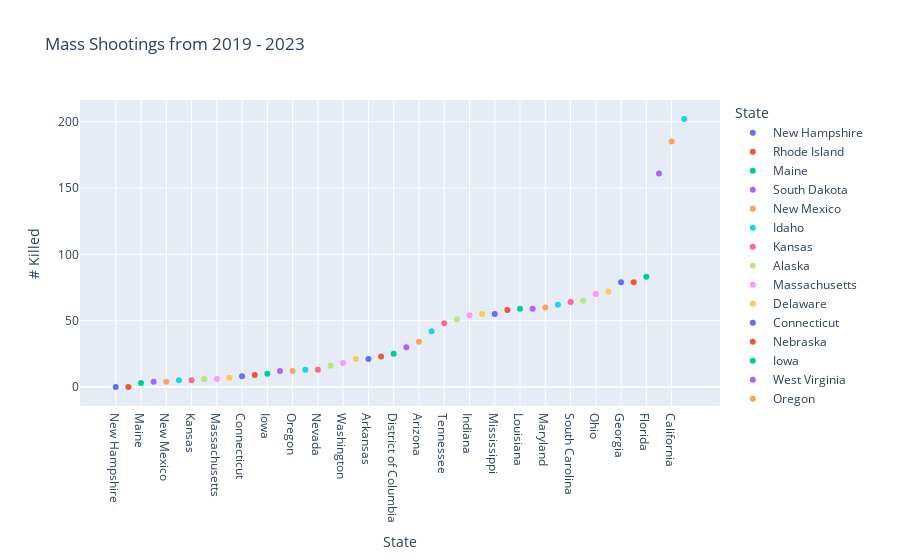

The cell this chart's notebook holds for it:
### Code cell
sum_df = sum_df.sort_values('# Killed')
hovertemplate = "# Killed: %{customdata[0]} <br># Injured: %{customdata[1]}: <br># Killed or Injured: %{customdata[2]} </br>"
plot = px.scatter(sum_df, x = 'State', y = '# Killed', color = 'State', title = 'Mass Shootings from 2019 - 2023', custom_data = ['# Killed', '# Injured', 'Killed_or_Injured'], trendline='ols')
plot.update_traces(hovertemplate = hovertemplate)
plot.show()
plot.write_html('shootings_sorted_killed.html')

### Figure 1 — Plotly figure (JSON) as saved in the notebook; plotly's stock layout.template omitted (floating-point values rounded to 4 significant figures)
{"data": [{"customdata": [[0, 4, 4]], "hovertemplate": "# Killed: %{customdata[0]} <br># Injured: %{customdata[1]}: <br># Killed or Injured: %{customdata[2]} </br>", "legendgroup": "New Hampshire", "marker": {"color": "#636efa", "symbol": "circle"}, "mode": "markers", "name": "New Hampshire", "orientation": "v", "showlegend": true, "type": "scatter", "x": ["New Hampshire"], "xaxis": "x", "y": [0], "yaxis": "y"}, {"hovertemplate": "# Killed: %{customdata[0]} <br># Injured: %{customdata[1]}: <br># Killed or Injured: %{customdata[2]} </br>", "legendgroup": "New Hampshire", "marker": {"color": "#636efa", "symbol": "circle"}, "mode": "lines", "name": "New Hampshire", "showlegend": false, "type": "scatter", "xaxis": "x", "yaxis": "y"}, {"customdata": [[0, 13, 13]], "hovertemplate": "# Killed: %{customdata[0]} <br># Injured: %{customdata[1]}: <br># Killed or Injured: %{customdata[2]} </br>", "legendgroup": "Rhode Island", "marker": {"color": "#EF553B", "symbol": "circle"}, "mode": "markers", "name": "Rhode Island", "orientation": "v", "showlegend": true, "type": "scatter", "x": ["Rhode Island"], "xaxis": "x", "y": [0], "yaxis": "y"}, {"hovertemplate": "# Killed: %{customdata[0]} <br># Injured: %{customdata[1]}: <br># Killed or Injured: %{customdata[2]} </br>", "legendgroup": "Rhode Island", "marker": {"color": "#EF553B", "symbol": "circle"}, "mode": "lines", "name": "Rhode Island", "showlegend": false, "type": "scatter", "xaxis": "x", "yaxis": "y"}, {"customdata": [[3, 1, 4]], "hovertemplate": "# Killed: %{customdata[0]} <br># Injured: %{customdata[1]}: <br># Killed or Injured: %{customdata[2]} </br>", "legendgroup": "Maine", "marker": {"color": "#00cc96", "symbol": "circle"}, "mode": "markers", "name": "Maine", "orientation": "v", "showlegend": true, "type": "scatter", "x": ["Maine"], "xaxis": "x", "y": [3], "yaxis": "y"}, {"hovertemplate": "# Killed: %{customdata[0]} <br># Injured: %{customdata[1]}: <br># Killed or Injured: %{customdata[2]} </br>", "legendgroup": "Maine", "marker": {"color": "#00cc96", "symbol": "circle"}, "mode": "lines", "name": "Maine", "showlegend": false, "type": "scatter", "xaxis": "x", "yaxis": "y"}, {"customdata": [[4, 5, 9]], "hovertemplate": "# Killed: %{customdata[0]} <br># Injured: %{customdata[1]}: <br># Killed or Injured: %{customdata[2]} </br>", "legendgroup": "South Dakota", "marker": {"color": "#ab63fa", "symbol": "circle"}, "mode": "markers", "name": "South Dakota", "orientation": "v", "showlegend": true, "type": "scatter", "x": ["South Dakota"], "xaxis": "x", "y": [4], "yaxis": "y"}, {"hovertemplate": "# Killed: %{customdata[0]} <br># Injured: %{customdata[1]}: <br># Killed or Injured: %{customdata[2]} </br>", "legendgroup": "South Dakota", "marker": {"color": "#ab63fa", "symbol": "circle"}, "mode": "lines", "name": "South Dakota", "showlegend": false, "type": "scatter", "xaxis": "x", "yaxis": "y"}, {"customdata": [[4, 32, 36]], "hovertemplate": "# Killed: %{customdata[0]} <br># Injured: %{customdata[1]}: <br># Killed or Injured: %{customdata[2]} </br>", "legendgroup": "New Mexico", "marker": {"color": "#FFA15A", "symbol": "circle"}, "mode": "markers", "name": "New Mexico", "orientation": "v", "showlegend": true, "type": "scatter", "x": ["New Mexico"], "xaxis": "x", "y": [4], "yaxis": "y"}, {"hovertemplate": "# Killed: %{customdata[0]} <br># Injured: %{customdata[1]}: <br># Killed or Injured: %{customdata[2]} </br>", "legendgroup": "New Mexico", "marker": {"color": "#FFA15A", "symbol": "circle"}, "mode": "lines", "name": "New Mexico", "showlegend": false, "type": "scatter", "xaxis": "x", "yaxis": "y"}, {"customdata": [[5, 6, 11]], "hovertemplate": "# Killed: %{customdata[0]} <br># Injured: %{customdata[1]}: <br># Killed or Injured: %{customdata[2]} </br>", "legendgroup": "Idaho", "marker": {"color": "#19d3f3", "symbol": "circle"}, "mode": "markers", "name": "Idaho", "orientation": "v", "showlegend": true, "type": "scatter", "x": ["Idaho"], "xaxis": "x", "y": [5], "yaxis": "y"}, {"hovertemplate": "# Killed: %{customdata[0]} <br># Injured: %{customdata[1]}: <br># Killed or Injured: %{customdata[2]} </br>", "legendgroup": "Idaho", "marker": {"color": "#19d3f3", "symbol": "circle"}, "mode": "lines", "name": "Idaho", "showlegend": false, "type": "scatter", "xaxis": "x", "yaxis": "y"}, {"customdata": [[5, 29, 34]], "hovertemplate": "# Killed: %{customdata[0]} <br># Injured: %{customdata[1]}: <br># Killed or Injured: %{customdata[2]} </br>", "legendgroup": "Kansas", "marker": {"color": "#FF6692", "symbol": "circle"}, "mode": "markers", "name": "Kansas", "orientation": "v", "showlegend": true, "type": "scatter", "x": ["Kansas"], "xaxis": "x", "y": [5], "yaxis": "y"}, {"hovertemplate": "# Killed: %{customdata[0]} <br># Injured: %{customdata[1]}: <br># Killed or Injured: %{customdata[2]} </br>", "legendgroup": "Kansas", "marker": {"color": "#FF6692", "symbol": "circle"}, "mode": "lines", "name": "Kansas", "showlegend": false, "type": "scatter", "xaxis": "x", "yaxis": "y"}, {"customdata": [[6, 12, 18]], "hovertemplate": "# Killed: %{customdata[0]} <br># Injured: %{customdata[1]}: <br># Killed or Injured: %{customdata[2]} </br>", "legendgroup": "Alaska", "marker": {"color": "#B6E880", "symbol": "circle"}, "mode": "markers", "name": "Alaska", "orientation": "v", "showlegend": true, "type": "scatter", "x": ["Alaska"], "xaxis": "x", "y": [6], "yaxis": "y"}, {"hovertemplate": "# Killed: %{customdata[0]} <br># Injured: %{customdata[1]}: <br># Killed or Injured: %{customdata[2]} </br>", "legendgroup": "Alaska", "marker": {"color": "#B6E880", "symbol": "circle"}, "mode": "lines", "name": "Alaska", "showlegend": false, "type": "scatter", "xaxis": "x", "yaxis": "y"}, {"customdata": [[6, 65, 71]], "hovertemplate": "# Killed: %{customdata[0]} <br># Injured: %{customdata[1]}: <br># Killed or Injured: %{customdata[2]} </br>", "legendgroup": "Massachusetts", "marker": {"color": "#FF97FF", "symbol": "circle"}, "mode": "markers", "name": "Massachusetts", "orientation": "v", "showlegend": true, "type": "scatter", "x": ["Massachusetts"], "xaxis": "x", "y": [6], "yaxis": "y"}, {"hovertemplate": "# Killed: %{customdata[0]} <br># Injured: %{customdata[1]}: <br># Killed or Injured: %{customdata[2]} </br>", "legendgroup": "Massachusetts", "marker": {"color": "#FF97FF", "symbol": "circle"}, "mode": "lines", "name": "Massachusetts", "showlegend": false, "type": "scatter", "xaxis": "x", "yaxis": "y"}, {"customdata": [[7, 44, 51]], "hovertemplate": "# Killed: %{customdata[0]} <br># Injured: %{customdata[1]}: <br># Killed or Injured: %{customdata[2]} </br>", "legendgroup": "Delaware", "marker": {"color": "#FECB52", "symbol": "circle"}, "mode": "markers", "name": "Delaware", "orientation": "v", "showlegend": true, "type": "scatter", "x": ["Delaware"], "xaxis": "x", "y": [7], "yaxis": "y"}, {"hovertemplate": "# Killed: %{customdata[0]} <br># Injured: %{customdata[1]}: <br># Killed or Injured: %{customdata[2]} </br>", "legendgroup": "Delaware", "marker": {"color": "#FECB52", "symbol": "circle"}, "mode": "lines", "name": "Delaware", "showlegend": false, "type": "scatter", "xaxis": "x", "yaxis": "y"}, {"customdata": [[8, 46, 54]], "hovertemplate": "# Killed: %{customdata[0]} <br># Injured: %{customdata[1]}: <br># Killed or Injured: %{customdata[2]} </br>", "legendgroup": "Connecticut", "marker": {"color": "#636efa", "symbol": "circle"}, "mode": "markers", "name": "Connecticut", "orientation": "v", "showlegend": true, "type": "scatter", "x": ["Connecticut"], "xaxis": "x", "y": [8], "yaxis": "y"}, {"hovertemplate": "# Killed: %{customdata[0]} <br># Injured: %{customdata[1]}: <br># Killed or Injured: %{customdata[2]} </br>", "legendgroup": "Connecticut", "marker": {"color": "#636efa", "symbol": "circle"}, "mode": "lines", "name": "Connecticut", "showlegend": false, "type": "scatter", "xaxis": "x", "yaxis": "y"}, {"customdata": [[9, 32, 41]], "hovertemplate": "# Killed: %{customdata[0]} <br># Injured: %{customdata[1]}: <br># Killed or Injured: %{customdata[2]} </br>", "legendgroup": "Nebraska", "marker": {"color": "#EF553B", "symbol": "circle"}, "mode": "markers", "name": "Nebraska", "orientation": "v", "showlegend": true, "type": "scatter", "x": ["Nebraska"], "xaxis": "x", "y": [9], "yaxis": "y"}, {"hovertemplate": "# Killed: %{customdata[0]} <br># Injured: %{customdata[1]}: <br># Killed or Injured: %{customdata[2]} </br>", "legendgroup": "Nebraska", "marker": {"color": "#EF553B", "symbol": "circle"}, "mode": "lines", "name": "Nebraska", "showlegend": false, "type": "scatter", "xaxis": "x", "yaxis": "y"}, {"customdata": [[10, 54, 64]], "hovertemplate": "# Killed: %{customdata[0]} <br># Injured: %{customdata[1]}: <br># Killed or Injured: %{customdata[2]} </br>", "legendgroup": "Iowa", "marker": {"color": "#00cc96", "symbol": "circle"}, "mode": "markers", "name": "Iowa", "orientation": "v", "showlegend": true, "type": "scatter", "x": ["Iowa"], "xaxis": "x", "y": [10], "yaxis": "y"}, {"hovertemplate": "# Killed: %{customdata[0]} <br># Injured: %{customdata[1]}: <br># Killed or Injured: %{customdata[2]} </br>", "legendgroup": "Iowa", "marker": {"color": "#00cc96", "symbol": "circle"}, "mode": "lines", "name": "Iowa", "showlegend": false, "type": "scatter", "xaxis": "x", "yaxis": "y"}, {"customdata": [[12, 9, 21]], "hovertemplate": "# Killed: %{customdata[0]} <br># Injured: %{customdata[1]}: <br># Killed or Injured: %{customdata[2]} </br>", "legendgroup": "West Virginia", "marker": {"color": "#ab63fa", "symbol": "circle"}, "mode": "markers", "name": "West Virginia", "orientation": "v", "showlegend": true, "type": "scatter", "x": ["West Virginia"], "xaxis": "x", "y": [12], "yaxis": "y"}, {"hovertemplate": "# Killed: %{customdata[0]} <br># Injured: %{customdata[1]}: <br># Killed or Injured: %{customdata[2]} </br>", "legendgroup": "West Virginia", "marker": {"color": "#ab63fa", "symbol": "circle"}, "mode": "lines", "name": "West Virginia", "showlegend": false, "type": "scatter", "xaxis": "x", "yaxis": "y"}, {"customdata": [[12, 63, 75]], "hovertemplate": "# Killed: %{customdata[0]} <br># Injured: %{customdata[1]}: <br># Killed or Injured: %{customdata[2]} </br>", "legendgroup": "Oregon", "marker": {"color": "#FFA15A", "symbol": "circle"}, "mode": "markers", "name": "Oregon", "orientation": "v", "showlegend": true, "type": "scatter", "x": ["Oregon"], "xaxis": "x", "y": [12], "yaxis": "y"}, {"hovertemplate": "# Killed: %{customdata[0]} <br># Injured: %{customdata[1]}: <br># Killed or Injured: %{customdata[2]} </br>", "legendgroup": "Oregon", "marker": {"color": "#FFA15A", "symbol": "circle"}, "mode": "lines", "name": "Oregon", "showlegend": false, "type": "scatter", "xaxis": "x", "yaxis": "y"}, {"customdata": [[13, 5, 18]], "hovertemplate": "# Killed: %{customdata[0]} <br># Injured: %{customdata[1]}: <br># Killed or Injured: %{customdata[2]} </br>", "legendgroup": "Utah", "marker": {"color": "#19d3f3", "symbol": "circle"}, "mode": "markers", "name": "Utah", "orientation": "v", "showlegend": true, "type": "scatter", "x": ["Utah"], "xaxis": "x", "y": [13], "yaxis": "y"}, {"hovertemplate": "# Killed: %{customdata[0]} <br># Injured: %{customdata[1]}: <br># Killed or Injured: %{customdata[2]} </br>", "legendgroup": "Utah", "marker": {"color": "#19d3f3", "symbol": "circle"}, "mode": "lines", "name": "Utah", "showlegend": false, "type": "scatter", "xaxis": "x", "yaxis": "y"}, {"customdata": [[13, 73, 86]], "hovertemplate": "# Killed: %{customdata[0]} <br># Injured: %{customdata[1]}: <br># Killed or Injured: %{customdata[2]} </br>", "legendgroup": "Nevada", "marker": {"color": "#FF6692", "symbol": "circle"}, "mode": "markers", "name": "Nevada", "orientation": "v", "showlegend": true, "type": "scatter", "x": ["Nevada"], "xaxis": "x", "y": [13], "yaxis": "y"}, {"hovertemplate": "# Killed: %{customdata[0]} <br># Injured: %{customdata[1]}: <br># Killed or Injured: %{customdata[2]} </br>", "legendgroup": "Nevada", "marker": {"color": "#FF6692", "symbol": "circle"}, "mode": "lines", "name": "Nevada", "showlegend": false, "type": "scatter", "xaxis": "x", "yaxis": "y"}, {"customdata": [[16, 98, 114]], "hovertemplate": "# Killed: %{customdata[0]} <br># Injured: %{customdata[1]}: <br># Killed or Injured: %{customdata[2]} </br>", "legendgroup": "Kentucky", "marker": {"color": "#B6E880", "symbol": "circle"}, "mode": "markers", "name": "Kentucky", "orientation": "v", "showlegend": true, "type": "scatter", "x": ["Kentucky"], "xaxis": "x", "y": [16], "yaxis": "y"}, {"hovertemplate": "# Killed: %{customdata[0]} <br># Injured: %{customdata[1]}: <br># Killed or Injured: %{customdata[2]} </br>", "legendgroup": "Kentucky", "marker": {"color": "#B6E880", "symbol": "circle"}, "mode": "lines", "name": "Kentucky", "showlegend": false, "type": "scatter", "xaxis": "x", "yaxis": "y"}, {"customdata": [[18, 93, 111]], "hovertemplate": "# Killed: %{customdata[0]} <br># Injured: %{customdata[1]}: <br># Killed or Injured: %{customdata[2]} </br>", "legendgroup": "Washington", "marker": {"color": "#FF97FF", "symbol": "circle"}, "mode": "markers", "name": "Washington", "orientation": "v", "showlegend": true, "type": "scatter", "x": ["Washington"], "xaxis": "x", "y": [18], "yaxis": "y"}, {"hovertemplate": "# Killed: %{customdata[0]} <br># Injured: %{customdata[1]}: <br># Killed or Injured: %{customdata[2]} </br>", "legendgroup": "Washington", "marker": {"color": "#FF97FF", "symbol": "circle"}, "mode": "lines", "name": "Washington", "showlegend": false, "type": "scatter", "xaxis": "x", "yaxis": "y"}, {"customdata": [[21, 157, 178]], "hovertemplate": "# Killed: %{customdata[0]} <br># Injured: %{customdata[1]}: <br># Killed or Injured: %{customdata[2]} </br>", "legendgroup": "New Jersey", "marker": {"color": "#FECB52", "symbol": "circle"}, "mode": "markers", "name": "New Jersey", "orientation": "v", "showlegend": true, "type": "scatter", "x": ["New Jersey"], "xaxis": "x", "y": [21], "yaxis": "y"}, {"hovertemplate": "# Killed: %{customdata[0]} <br># Injured: %{customdata[1]}: <br># Killed or Injured: %{customdata[2]} </br>", "legendgroup": "New Jersey", "marker": {"color": "#FECB52", "symbol": "circle"}, "mode": "lines", "name": "New Jersey", "showlegend": false, "type": "scatter", "xaxis": "x", "yaxis": "y"}, {"customdata": [[21, 110, 131]], "hovertemplate": "# Killed: %{customdata[0]} <br># Injured: %{customdata[1]}: <br># Killed or Injured: %{customdata[2]} </br>", "legendgroup": "Arkansas", "marker": {"color": "#636efa", "symbol": "circle"}, "mode": "markers", "name": "Arkansas", "orientation": "v", "showlegend": true, "type": "scatter", "x": ["Arkansas"], "xaxis": "x", "y": [21], "yaxis": "y"}, {"hovertemplate": "# Killed: %{customdata[0]} <br># Injured: %{customdata[1]}: <br># Killed or Injured: %{customdata[2]} </br>", "legendgroup": "Arkansas", "marker": {"color": "#636efa", "symbol": "circle"}, "mode": "lines", "name": "Arkansas", "showlegend": false, "type": "scatter", "xaxis": "x", "yaxis": "y"}, {"customdata": [[23, 149, 172]], "hovertemplate": "# Killed: %{customdata[0]} <br># Injured: %{customdata[1]}: <br># Killed or Injured: %{customdata[2]} </br>", "legendgroup": "Minnesota", "marker": {"color": "#EF553B", "symbol": "circle"}, "mode": "markers", "name": "Minnesota", "orientation": "v", "showlegend": true, "type": "scatter", "x": ["Minnesota"], "xaxis": "x", "y": [23], "yaxis": "y"}, {"hovertemplate": "# Killed: %{customdata[0]} <br># Injured: %{customdata[1]}: <br># Killed or Injured: %{customdata[2]} </br>", "legendgroup": "Minnesota", "marker": {"color": "#EF553B", "symbol": "circle"}, "mode": "lines", "name": "Minnesota", "showlegend": false, "type": "scatter", "xaxis": "x", "yaxis": "y"}, {"customdata": [[25, 158, 183]], "hovertemplate": "# Killed: %{customdata[0]} <br># Injured: %{customdata[1]}: <br># Killed or Injured: %{customdata[2]} </br>", "legendgroup": "District of Columbia", "marker": {"color": "#00cc96", "symbol": "circle"}, "mode": "markers", "name": "District of Columbia", "orientation": "v", "showlegend": true, "type": "scatter", "x": ["District of Columbia"], "xaxis": "x", "y": [25], "yaxis": "y"}, {"hovertemplate": "# Killed: %{customdata[0]} <br># Injured: %{customdata[1]}: <br># Killed or Injured: %{customdata[2]} </br>", "legendgroup": "District of Columbia", "marker": {"color": "#00cc96", "symbol": "circle"}, "mode": "lines", "name": "District of Columbia", "showlegend": false, "type": "scatter", "xaxis": "x", "yaxis": "y"}, {"customdata": [[30, 31, 61]], "hovertemplate": "# Killed: %{customdata[0]} <br># Injured: %{customdata[1]}: <br># Killed or Injured: %{customdata[2]} </br>", "legendgroup": "Oklahoma", "marker": {"color": "#ab63fa", "symbol": "circle"}, "mode": "markers", "name": "Oklahoma", "orientation": "v", "showlegend": true, "type": "scatter", "x": ["Oklahoma"], "xaxis": "x", "y": [30], "yaxis": "y"}, {"hovertemplate": "# Killed: %{customdata[0]} <br># Injured: %{customdata[1]}: <br># Killed or Injured: %{customdata[2]} </br>", "legendgroup": "Oklahoma", "marker": {"color": "#ab63fa", "symbol": "circle"}, "mode": "lines", "name": "Oklahoma", "showlegend": false, "type": "scatter", "xaxis": "x", "yaxis": "y"}, {"customdata": [[34, 110, 144]], "hovertemplate": "# Killed: %{customdata[0]} <br># Injured: %{customdata[1]}: <br># Killed or Injured: %{customdata[2]} </br>", "legendgroup": "Arizona", "marker": {"color": "#FFA15A", "symbol": "circle"}, "mode": "markers", "name": "Arizona", "orientation": "v", "showlegend": true, "type": "scatter", "x": ["Arizona"], "xaxis": "x", "y": [34], "yaxis": "y"}, {"hovertemplate": "# Killed: %{customdata[0]} <br># Injured: %{customdata[1]}: <br># Killed or Injured: %{customdata[2]} </br>", "legendgroup": "Arizona", "marker": {"color": "#FFA15A", "symbol": "circle"}, "mode": "lines", "name": "Arizona", "showlegend": false, "type": "scatter", "xaxis": "x", "yaxis": "y"}, {"customdata": [[42, 152, 194]], "hovertemplate": "# Killed: %{customdata[0]} <br># Injured: %{customdata[1]}: <br># Killed or Injured: %{customdata[2]} </br>", "legendgroup": "Wisconsin", "marker": {"color": "#19d3f3", "symbol": "circle"}, "mode": "markers", "name": "Wisconsin", "orientation": "v", "showlegend": true, "type": "scatter", "x": ["Wisconsin"], "xaxis": "x", "y": [42], "yaxis": "y"}, {"hovertemplate": "# Killed: %{customdata[0]} <br># Injured: %{customdata[1]}: <br># Killed or Injured: %{customdata[2]} </br>", "legendgroup": "Wisconsin", "marker": {"color": "#19d3f3", "symbol": "circle"}, "mode": "lines", "name": "Wisconsin", "showlegend": false, "type": "scatter", "xaxis": "x", "yaxis": "y"}, {"customdata": [[48, 215, 263]], "hovertemplate": "# Killed: %{customdata[0]} <br># Injured: %{customdata[1]}: <br># Killed or Injured: %{customdata[2]} </br>", "legendgroup": "Tennessee", "marker": {"color": "#FF6692", "symbol": "circle"}, "mode": "markers", "name": "Tennessee", "orientation": "v", "showlegend": true, "type": "scatter", "x": ["Tennessee"], "xaxis": "x", "y": [48], "yaxis": "y"}, {"hovertemplate": "# Killed: %{customdata[0]} <br># Injured: %{customdata[1]}: <br># Killed or Injured: %{customdata[2]} </br>", "legendgroup": "Tennessee", "marker": {"color": "#FF6692", "symbol": "circle"}, "mode": "lines", "name": "Tennessee", "showlegend": false, "type": "scatter", "xaxis": "x", "yaxis": "y"}, {"customdata": [[51, 200, 251]], "hovertemplate": "# Killed: %{customdata[0]} <br># Injured: %{customdata[1]}: <br># Killed or Injured: %{customdata[2]} </br>", "legendgroup": "Alabama", "marker": {"color": "#B6E880", "symbol": "circle"}, "mode": "markers", "name": "Alabama", "orientation": "v", "showlegend": true, "type": "scatter", "x": ["Alabama"], "xaxis": "x", "y": [51], "yaxis": "y"}, {"hovertemplate": "# Killed: %{customdata[0]} <br># Injured: %{customdata[1]}: <br># Killed or Injured: %{customdata[2]} </br>", "legendgroup": "Alabama", "marker": {"color": "#B6E880", "symbol": "circle"}, "mode": "lines", "name": "Alabama", "showlegend": false, "type": "scatter", "xaxis": "x", "yaxis": "y"}, {"customdata": [[54, 131, 185]], "hovertemplate": "# Killed: %{customdata[0]} <br># Injured: %{customdata[1]}: <br># Killed or Injured: %{customdata[2]} </br>", "legendgroup": "Indiana", "marker": {"color": "#FF97FF", "symbol": "circle"}, "mode": "markers", "name": "Indiana", "orientation": "v", "showlegend": true, "type": "scatter", "x": ["Indiana"], "xaxis": "x", "y": [54], "yaxis": "y"}, {"hovertemplate": "# Killed: %{customdata[0]} <br># Injured: %{customdata[1]}: <br># Killed or Injured: %{customdata[2]} </br>", "legendgroup": "Indiana", "marker": {"color": "#FF97FF", "symbol": "circle"}, "mode": "lines", "name": "Indiana", "showlegend": false, "type": "scatter", "xaxis": "x", "yaxis": "y"}, {"customdata": [[55, 221, 276]], "hovertemplate": "# Killed: %{customdata[0]} <br># Injured: %{customdata[1]}: <br># Killed or Injured: %{customdata[2]} </br>", "legendgroup": "Missouri", "marker": {"color": "#FECB52", "symbol": "circle"}, "mode": "markers", "name": "Missouri", "orientation": "v", "showlegend": true, "type": "scatter", "x": ["Missouri"], "xaxis": "x", "y": [55], "yaxis": "y"}, {"hovertemplate": "# Killed: %{customdata[0]} <br># Injured: %{customdata[1]}: <br># Killed or Injured: %{customdata[2]} </br>", "legendgroup": "Missouri", "marker": {"color": "#FECB52", "symbol": "circle"}, "mode": "lines", "name": "Missouri", "showlegend": false, "type": "scatter", "xaxis": "x", "yaxis": "y"}, {"customdata": [[55, 179, 234]], "hovertemplate": "# Killed: %{customdata[0]} <br># Injured: %{customdata[1]}: <br># Killed or Injured: %{customdata[2]} </br>", "legendgroup": "Mississippi", "marker": {"color": "#636efa", "symbol": "circle"}, "mode": "markers", "name": "Mississippi", "orientation": "v", "showlegend": true, "type": "scatter", "x": ["Mississippi"], "xaxis": "x", "y": [55], "yaxis": "y"}, {"hovertemplate": "# Killed: %{customdata[0]} <br># Injured: %{customdata[1]}: <br># Killed or Injured: %{customdata[2]} </br>", "legendgroup": "Mississippi", "marker": {"color": "#636efa", "symbol": "circle"}, "mode": "lines", "name": "Mississippi", "showlegend": false, "type": "scatter", "xaxis": "x", "yaxis": "y"}, {"customdata": [[58, 188, 246]], "hovertemplate": "# Killed: %{customdata[0]} <br># Injured: %{customdata[1]}: <br># Killed or Injured: %{customdata[2]} </br>", "legendgroup": "Virginia", "marker": {"color": "#EF553B", "symbol": "circle"}, "mode": "markers", "name": "Virginia", "orientation": "v", "showlegend": true, "type": "scatter", "x": ["Virginia"], "xaxis": "x", "y": [58], "yaxis": "y"}, {"hovertemplate": "# Killed: %{customdata[0]} <br># Injured: %{customdata[1]}: <br># Killed or Injured: %{customdata[2]} </br>", "legendgroup": "Virginia", "marker": {"color": "#EF553B", "symbol": "circle"}, "mode": "lines", "name": "Virginia", "showlegend": false, "type": "scatter", "xaxis": "x", "yaxis": "y"}, {"customdata": [[59, 424, 483]], "hovertemplate": "# Killed: %{customdata[0]} <br># Injured: %{customdata[1]}: <br># Killed or Injured: %{customdata[2]} </br>", "legendgroup": "Louisiana", "marker": {"color": "#00cc96", "symbol": "circle"}, "mode": "markers", "name": "Louisiana", "orientation": "v", "showlegend": true, "type": "scatter", "x": ["Louisiana"], "xaxis": "x", "y": [59], "yaxis": "y"}, {"hovertemplate": "# Killed: %{customdata[0]} <br># Injured: %{customdata[1]}: <br># Killed or Injured: %{customdata[2]} </br>", "legendgroup": "Louisiana", "marker": {"color": "#00cc96", "symbol": "circle"}, "mode": "lines", "name": "Louisiana", "showlegend": false, "type": "scatter", "xaxis": "x", "yaxis": "y"}, {"customdata": [[59, 461, 520]], "hovertemplate": "# Killed: %{customdata[0]} <br># Injured: %{customdata[1]}: <br># Killed or Injured: %{customdata[2]} </br>", "legendgroup": "New York", "marker": {"color": "#ab63fa", "symbol": "circle"}, "mode": "markers", "name": "New York", "orientation": "v", "showlegend": true, "type": "scatter", "x": ["New York"], "xaxis": "x", "y": [59], "yaxis": "y"}, {"hovertemplate": "# Killed: %{customdata[0]} <br># Injured: %{customdata[1]}: <br># Killed or Injured: %{customdata[2]} </br>", "legendgroup": "New York", "marker": {"color": "#ab63fa", "symbol": "circle"}, "mode": "lines", "name": "New York", "showlegend": false, "type": "scatter", "xaxis": "x", "yaxis": "y"}, {"customdata": [[60, 217, 277]], "hovertemplate": "# Killed: %{customdata[0]} <br># Injured: %{customdata[1]}: <br># Killed or Injured: %{customdata[2]} </br>", "legendgroup": "Maryland", "marker": {"color": "#FFA15A", "symbol": "circle"}, "mode": "markers", "name": "Maryland", "orientation": "v", "showlegend": true, "type": "scatter", "x": ["Maryland"], "xaxis": "x", "y": [60], "yaxis": "y"}, {"hovertemplate": "# Killed: %{customdata[0]} <br># Injured: %{customdata[1]}: <br># Killed or Injured: %{customdata[2]} </br>", "legendgroup": "Maryland", "marker": {"color": "#FFA15A", "symbol": "circle"}, "mode": "lines", "name": "Maryland", "showlegend": false, "type": "scatter", "xaxis": "x", "yaxis": "y"}, {"customdata": [[62, 154, 216]], "hovertemplate": "# Killed: %{customdata[0]} <br># Injured: %{customdata[1]}: <br># Killed or Injured: %{customdata[2]} </br>", "legendgroup": "Colorado", "marker": {"color": "#19d3f3", "symbol": "circle"}, "mode": "markers", "name": "Colorado", "orientation": "v", "showlegend": true, "type": "scatter", "x": ["Colorado"], "xaxis": "x", "y": [62], "yaxis": "y"}, {"hovertemplate": "# Killed: %{customdata[0]} <br># Injured: %{customdata[1]}: <br># Killed or Injured: %{customdata[2]} </br>", "legendgroup": "Colorado", "marker": {"color": "#19d3f3", "symbol": "circle"}, "mode": "lines", "name": "Colorado", "showlegend": false, "type": "scatter", "xaxis": "x", "yaxis": "y"}, {"customdata": [[64, 266, 330]], "hovertemplate": "# Killed: %{customdata[0]} <br># Injured: %{customdata[1]}: <br># Killed or Injured: %{customdata[2]} </br>", "legendgroup": "South Carolina", "marker": {"color": "#FF6692", "symbol": "circle"}, "mode": "markers", "name": "South Carolina", "orientation": "v", "showlegend": true, "type": "scatter", "x": ["South Carolina"], "xaxis": "x", "y": [64], "yaxis": "y"}, {"hovertemplate": "# Killed: %{customdata[0]} <br># Injured: %{customdata[1]}: <br># Killed or Injured: %{customdata[2]} </br>", "legendgroup": "South Carolina", "marker": {"color": "#FF6692", "symbol": "circle"}, "mode": "lines", "name": "South Carolina", "showlegend": false, "type": "scatter", "xaxis": "x", "yaxis": "y"}, {"customdata": [[65, 437, 502]], "hovertemplate": "# Killed: %{customdata[0]} <br># Injured: %{customdata[1]}: <br># Killed or Injured: %{customdata[2]} </br>", "legendgroup": "Pennsylvania", "marker": {"color": "#B6E880", "symbol": "circle"}, "mode": "markers", "name": "Pennsylvania", "orientation": "v", "showlegend": true, "type": "scatter", "x": ["Pennsylvania"], "xaxis": "x", "y": [65], "yaxis": "y"}, {"hovertemplate": "# Killed: %{customdata[0]} <br># Injured: %{customdata[1]}: <br># Killed or Injured: %{customdata[2]} </br>", "legendgroup": "Pennsylvania", "marker": {"color": "#B6E880", "symbol": "circle"}, "mode": "lines", "name": "Pennsylvania", "showlegend": false, "type": "scatter", "xaxis": "x", "yaxis": "y"}, {"customdata": [[70, 337, 407]], "hovertemplate": "# Killed: %{customdata[0]} <br># Injured: %{customdata[1]}: <br># Killed or Injured: %{customdata[2]} </br>", "legendgroup": "Ohio", "marker": {"color": "#FF97FF", "symbol": "circle"}, "mode": "markers", "name": "Ohio", "orientation": "v", "showlegend": true, "type": "scatter", "x": ["Ohio"], "xaxis": "x", "y": [70], "yaxis": "y"}, {"hovertemplate": "# Killed: %{customdata[0]} <br># Injured: %{customdata[1]}: <br># Killed or Injured: %{customdata[2]} </br>", "legendgroup": "Ohio", "marker": {"color": "#FF97FF", "symbol": "circle"}, "mode": "lines", "name": "Ohio", "showlegend": false, "type": "scatter", "xaxis": "x", "yaxis": "y"}, {"customdata": [[72, 268, 340]], "hovertemplate": "# Killed: %{customdata[0]} <br># Injured: %{customdata[1]}: <br># Killed or Injured: %{customdata[2]} </br>", "legendgroup": "Michigan", "marker": {"color": "#FECB52", "symbol": "circle"}, "mode": "markers", "name": "Michigan", "orientation": "v", "showlegend": true, "type": "scatter", "x": ["Michigan"], "xaxis": "x", "y": [72], "yaxis": "y"}, {"hovertemplate": "# Killed: %{customdata[0]} <br># Injured: %{customdata[1]}: <br># Killed or Injured: %{customdata[2]} </br>", "legendgroup": "Michigan", "marker": {"color": "#FECB52", "symbol": "circle"}, "mode": "lines", "name": "Michigan", "showlegend": false, "type": "scatter", "xaxis": "x", "yaxis": "y"}, {"customdata": [[79, 277, 356]], "hovertemplate": "# Killed: %{customdata[0]} <br># Injured: %{customdata[1]}: <br># Killed or Injured: %{customdata[2]} </br>", "legendgroup": "Georgia", "marker": {"color": "#636efa", "symbol": "circle"}, "mode": "markers", "name": "Georgia", "orientation": "v", "showlegend": true, "type": "scatter", "x": ["Georgia"], "xaxis": "x", "y": [79], "yaxis": "y"}, {"hovertemplate": "# Killed: %{customdata[0]} <br># Injured: %{customdata[1]}: <br># Killed or Injured: %{customdata[2]} </br>", "legendgroup": "Georgia", "marker": {"color": "#636efa", "symbol": "circle"}, "mode": "lines", "name": "Georgia", "showlegend": false, "type": "scatter", "xaxis": "x", "yaxis": "y"}, {"customdata": [[79, 248, 327]], "hovertemplate": "# Killed: %{customdata[0]} <br># Injured: %{customdata[1]}: <br># Killed or Injured: %{customdata[2]} </br>", "legendgroup": "North Carolina", "marker": {"color": "#EF553B", "symbol": "circle"}, "mode": "markers", "name": "North Carolina", "orientation": "v", "showlegend": true, "type": "scatter", "x": ["North Carolina"], "xaxis": "x", "y": [79], "yaxis": "y"}, {"hovertemplate": "# Killed: %{customdata[0]} <br># Injured: %{customdata[1]}: <br># Killed or Injured: %{customdata[2]} </br>", "legendgroup": "North Carolina", "marker": {"color": "#EF553B", "symbol": "circle"}, "mode": "lines", "name": "North Carolina", "showlegend": false, "type": "scatter", "xaxis": "x", "yaxis": "y"}, {"customdata": [[83, 463, 546]], "hovertemplate": "# Killed: %{customdata[0]} <br># Injured: %{customdata[1]}: <br># Killed or Injured: %{customdata[2]} </br>", "legendgroup": "Florida", "marker": {"color": "#00cc96", "symbol": "circle"}, "mode": "markers", "name": "Florida", "orientation": "v", "showlegend": true, "type": "scatter", "x": ["Florida"], "xaxis": "x", "y": [83], "yaxis": "y"}, {"hovertemplate": "# Killed: %{customdata[0]} <br># Injured: %{customdata[1]}: <br># Killed or Injured: %{customdata[2]} </br>", "legendgroup": "Florida", "marker": {"color": "#00cc96", "symbol": "circle"}, "mode": "lines", "name": "Florida", "showlegend": false, "type": "scatter", "xaxis": "x", "yaxis": "y"}, {"customdata": [[161, 955, 1116]], "hovertemplate": "# Killed: %{customdata[0]} <br># Injured: %{customdata[1]}: <br># Killed or Injured: %{customdata[2]} </br>", "legendgroup": "Illinois", "marker": {"color": "#ab63fa", "symbol": "circle"}, "mode": "markers", "name": "Illinois", "orientation": "v", "showlegend": true, "type": "scatter", "x": ["Illinois"], "xaxis": "x", "y": [161], "yaxis": "y"}, {"hovertemplate": "# Killed: %{customdata[0]} <br># Injured: %{customdata[1]}: <br># Killed or Injured: %{customdata[2]} </br>", "legendgroup": "Illinois", "marker": {"color": "#ab63fa", "symbol": "circle"}, "mode": "lines", "name": "Illinois", "showlegend": false, "type": "scatter", "xaxis": "x", "yaxis": "y"}, {"customdata": [[185, 531, 716]], "hovertemplate": "# Killed: %{customdata[0]} <br># Injured: %{customdata[1]}: <br># Killed or Injured: %{customdata[2]} </br>", "legendgroup": "California", "marker": {"color": "#FFA15A", "symbol": "circle"}, "mode": "markers", "name": "California", "orientation": "v", "showlegend": true, "type": "scatter", "x": ["California"], "xaxis": "x", "y": [185], "yaxis": "y"}, {"hovertemplate": "# Killed: %{customdata[0]} <br># Injured: %{customdata[1]}: <br># Killed or Injured: %{customdata[2]} </br>", "legendgroup": "California", "marker": {"color": "#FFA15A", "symbol": "circle"}, "mode": "lines", "name": "California", "showlegend": false, "type": "scatter", "xaxis": "x", "yaxis": "y"}, {"customdata": [[202, 575, 777]], "hovertemplate": "# Killed: %{customdata[0]} <br># Injured: %{customdata[1]}: <br># Killed or Injured: %{customdata[2]} </br>", "legendgroup": "Texas", "marker": {"color": "#19d3f3", "symbol": "circle"}, "mode": "markers", "name": "Texas", "orientation": "v", "showlegend": true, "type": "scatter", "x": ["Texas"], "xaxis": "x", "y": [202], "yaxis": "y"}, {"hovertemplate": "# Killed: %{customdata[0]} <br># Injured: %{customdata[1]}: <br># Killed or Injured: %{customdata[2]} </br>", "legendgroup": "Texas", "marker": {"color": "#19d3f3", "symbol": "circle"}, "mode": "lines", "name": "Texas", "showlegend": false, "type": "scatter", "xaxis": "x", "yaxis": "y"}], "layout": {"legend": {"title": {"text": "State"}, "tracegroupgap": 0}, "title": {"text": "Mass Shootings from 2019 - 2023"}, "xaxis": {"anchor": "y", "categoryarray": ["New Hampshire", "Rhode Island", "Maine", "South Dakota", "New Mexico", "Idaho", "Kansas", "Alaska", "Massachusetts", "Delaware", "Connecticut", "Nebraska", "Iowa", "West Virginia", "Oregon", "Utah", "Nevada", "Kentucky", "Washington", "New Jersey", "Arkansas", "Minnesota", "District of Columbia", "Oklahoma", "Arizona", "Wisconsin", "Tennessee", "Alabama", "Indiana", "Missouri", "Mississippi", "Virginia", "Louisiana", "New York", "Maryland", "Colorado", "South Carolina", "Pennsylvania", "Ohio", "Michigan", "Georgia", "North Carolina", "Florida", "Illinois", "California", "Texas"], "categoryorder": "array", "domain": [0, 1], "title": {"text": "State"}}, "yaxis": {"anchor": "x", "domain": [0, 1], "title": {"text": "# Killed"}}}}
